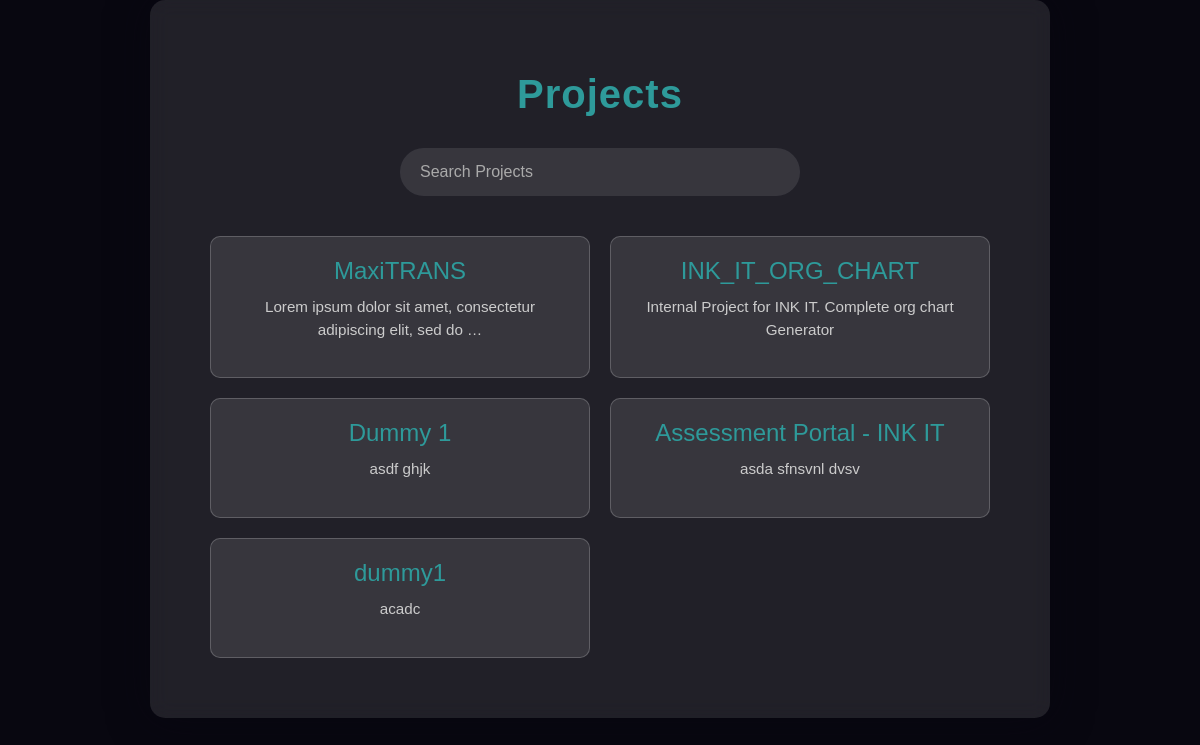
/project_list/, run on the app's committed database.
### ink_org_chart_app/models.py (models this page shows, shortened)
class Project(models.Model):
    name = models.CharField(max_length=255)
    description = models.TextField(blank=True, null=True)
    employees = models.ManyToManyField(Employee, related_name="projects")
    created_at = models.DateTimeField(auto_now_add=True)

### ink_org_chart_app/views.py (the view)
# urls.py: path('project_list/', views.project_list, name='project_list'),  # List all projects
def project_list(request):
    search_query = request.GET.get('q', '')  # Search query from GET parameters
    projects = Project.objects.all()
    if search_query:
        projects = projects.filter(name__icontains=search_query)  # Filter projects by name
    return render(request, 'ink_org_chart_app/project_list.html', {
        'projects': projects,
        'search_query': search_query
    })

### ink_org_chart_app/templates/ink_org_chart_app/project_list.html (shortened to what this page needs)
<!DOCTYPE html>
<html lang="en">
<head>
    <link href="https://cdn.jsdelivr.net/npm/bootstrap@5.3.0-alpha1/dist/css/bootstrap.min.css" rel="stylesheet">
</head>
<body>
    <div class="container">
        <h1>Projects</h1>
        <div class="search-box">
            <input type="text" id="search" class="form-control" placeholder="Search Projects">
        </div>
        <div class="project-cards" id="project-cards">
            {% for project in projects %}
            <div class="project-card" onclick="window.location.href='/project_detail/{{ project.id }}/'">
                <h3>{{ project.name }}</h3>
                <p>{{ project.description|truncatewords:10 }}</p>
            </div>
            {% empty %}
            <div class="text-center">
                <p>No projects available.</p>
            </div>
            {% endfor %}
        </div>
    </div>
</body>
</html>

### ink_org_chart_app/templates/ink_org_chart_app/project_list.html (style rules this page uses)
body { background-color: #080710; color: #ffffff; font-family: 'Poppins', sans-serif; overflow-y: auto; }
.container { max-width: 900px; width: 100%; background-color: rgba(255, 255, 255, 0.1); padding: 40px; border-radius: 15px; backdrop-filter: blur(10px); box-shadow: 0 0 40px rgba(8, 7, 16, 0.6); text-align: center; }
h1 { text-align: center; margin: 30px 0; color: #2e9a9a; font-weight: 600; letter-spacing: 1px; }
.search-box { margin: 20px auto; max-width: 400px; }
.search-box input { border: none; border-radius: 25px; padding: 12px 20px; background-color: rgba(255, 255, 255, 0.1); color: #ffffff; transition: box-shadow 0.3s ease; }
.search-box input::placeholder { color: #aaaaaa; }
.project-cards { display: grid; grid-template-columns: repeat(auto-fit, minmax(300px, 1fr)); gap: 20px; padding: 20px; }
.project-card { background-color: rgba(255, 255, 255, 0.1); border: 1px solid rgba(255, 255, 255, 0.2); border-radius: 10px; padding: 20px; text-align: center; cursor: pointer; transition: transform 0.3s ease, box-shadow 0.3s ease; }
.project-card h3 { color: #2e9a9a; margin-bottom: 10px; font-size: 1.5rem; }
.project-card p { font-size: 0.95rem; color: #cccccc; }

### data on the page
Project: name "MaxiTRANS", description "Lorem ipsum dolor sit amet, consectetur adipiscing elit, sed do …"
Project: name "INK_IT_ORG_CHART", description "Internal Project for INK IT. Complete org chart Generator"
Project: name "Dummy 1", description "asdf ghjk"
Project: name "Assessment Portal - INK IT", description "asda sfnsvnl dvsv"
Project: name "dummy1", description "acadc"
